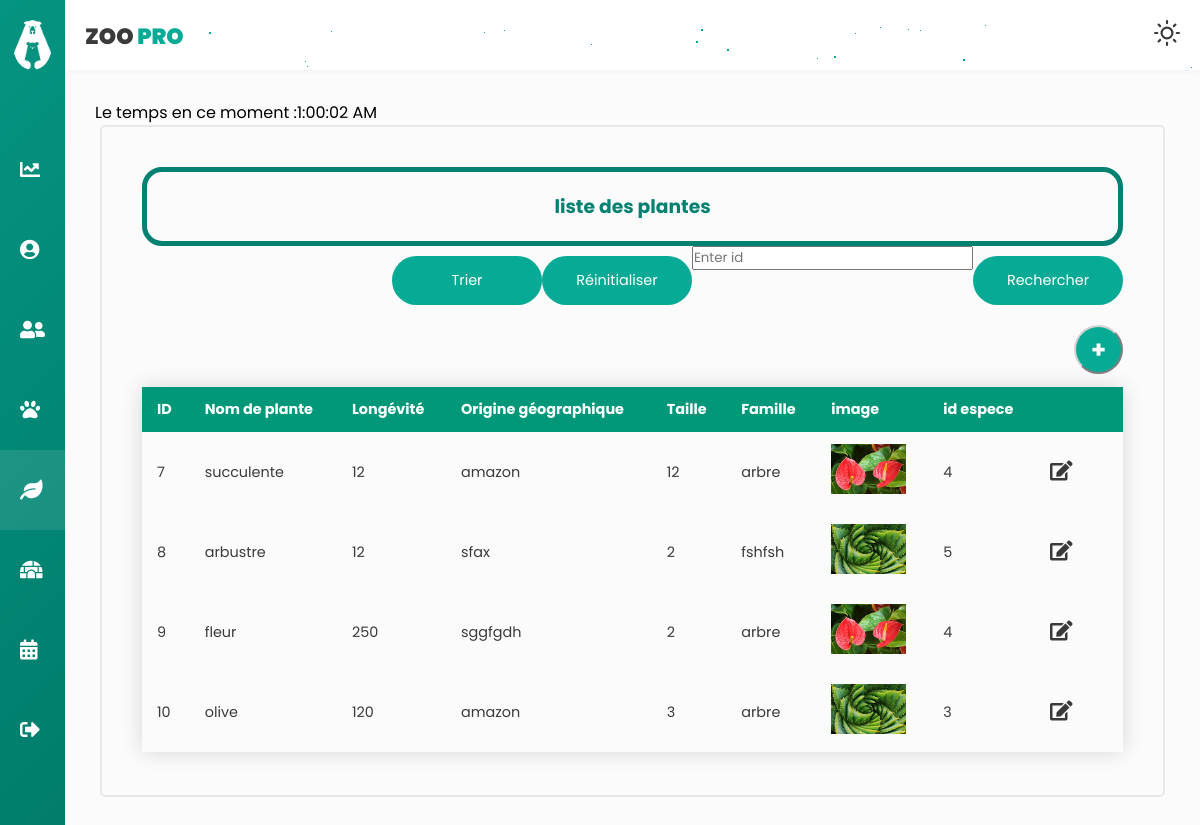
The page /planteC/afficherList (signed in) on the database as committed earlier.
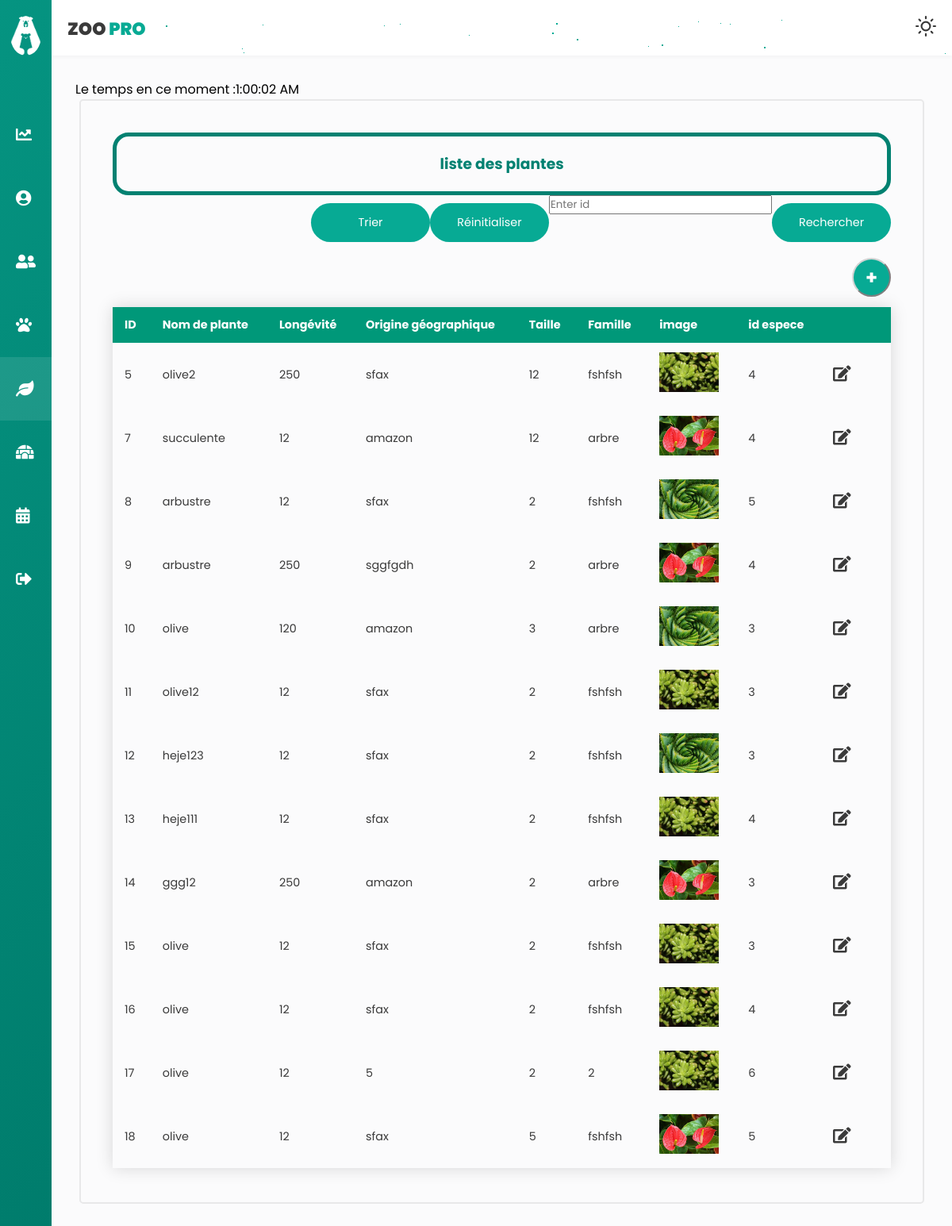
The same page on the database as committed later.
### tables this page shows
CREATE TABLE `plante` (
  `idP` int(11) NOT NULL,
  `nomP` varchar(255) NOT NULL,
  `longevite` int(255) NOT NULL,
  `origine` varchar(255) NOT NULL,
  `taille` float NOT NULL,
  `famille` varchar(255) NOT NULL,
  `image` varchar(500) NOT NULL,
  `idespece` int(11) DEFAULT NULL
);

### app/libraries/Core.php (called while the page is built, shortened)
<?php
  class Core {
    protected $currentMethod = 'index';
    public function __construct(){
      $url = $this->getUrl();
      if(isset($url[0])){
      if(file_exists('../app/controllers/' . ucwords($url[0]). '.php')){
        unset($url[0]);
      }
    }
      $this->currentController = new $this->currentController;
      if(isset($url[1])){
        if(method_exists($this->currentController, $url[1])){
          $this->currentMethod = $url[1];
          unset($url[1]);
        }
      }
      $this->params = $url ? array_values($url) : [];
      call_user_func_array([$this->currentController, $this->currentMethod], $this->params);
    }
    public function getUrl(){
      if(isset($_GET['url'])){
        $url = rtrim($_GET['url'], '/');
        $url = filter_var($url, FILTER_SANITIZE_URL);
        $url = explode('/', $url);
        return $url;
      }
    }
  }

### app/require.php (called while the page is built, shortened)
<?php
    require_once 'libraries/Core.php';
    require_once 'libraries/Controller.php';
    require_once 'libraries/Database.php';
    $init = new Core();

### public/index.php (called while the page is built)
<?php
    require_once '../app/require.php';

### app/libraries/Database.php (called while the page is built, shortened)
<?php
    class Database {
        private $dbHost = DB_HOST;
        private $dbUser = DB_USER;
        private $dbPass = DB_PASS;
        private $dbName = DB_NAME;
        private $statement;
        private $dbHandler;
        public function __construct() {
            $conn = 'mysql:host=' . $this->dbHost . ';dbname=' . $this->dbName;
            $options = array(
                PDO::ATTR_PERSISTENT => true,
                PDO::ATTR_ERRMODE => PDO::ERRMODE_EXCEPTION
            );
            try {
                $this->dbHandler = new PDO($conn, $this->dbUser, $this->dbPass, $options);
            } catch (PDOException $e) {
                $this->error = $e->getMessage();
                echo $this->error;
            }
        }
        public function query($sql) {
            $this->statement = $this->dbHandler->prepare($sql);
        }
        public function execute() {
            return $this->statement->execute();
        }
        public function resultSet() {
            $this->execute();
            return $this->statement->fetchAll();
        }
    }

### app/models/planteM.php (called while the page is built, shortened)
<?php
class planteM
{
    private $db;
    public function __construct()
    {
        $this->db = new Database;
    }
    public function afficherplante(){
        $this->db->query('SELECT * FROM plante ');
        return $this->db->resultSet();
    }
    public function listespeceID()
    {
        $this->db->query('SELECT idE FROM `espece`');
        return $this->db->resultSet();
    }
}

### app/controllers/planteC.php (the view, shortened to what this page needs)
<?php
class planteC extends Controller
{
    public function __construct()
    {
        $this->planteModel = $this->model('planteM');
    }
    public function afficherList($error = '')
    {
        $tab = $this->planteModel->afficherplante();
        $data = [
            'tab' => '',
            'idespece' => '',
            'nombre'=> '',
            'errorAffiche' => ''
        ];
        if (isset($error)) {
            $errorTab = explode("-", $error);
            if ($errorTab[0] == 'err') {
                array_shift($errorTab);
                $data['errorAdd'] = implode(" ", $errorTab);
            }
            else if ($errorTab[0] == 'errUp') {
                array_shift($errorTab);
                $data['errorUpdate'] = implode(" ", $errorTab);
            }
            else {
                $data['errorAdd'] = '';
                $data['errorUpdate'] = '';
            }
        }
        foreach ($tab as $key => $value) {
            $data['tab'] .= '<tr class="tblRows" data='.$value[0]."-".$value[1]."-".$value[2]."-".$value[3]."-".$value[4]."-".$value[5]."-".$value[6]."-".$value[7].'>
            <td >'. $value[0] .'</td>
            <td>'. $value[1] .'</td>
            <td>'. $value[2] .'</td>
            <td>'. $value[3] .'</td>
            <td>'. $value[4] .'</td>
            <td>'. $value[5] .'</td>
            <td> <img src="../public/img/' . $value[6] . '" width = "75" height = "50"/></td>
            <td>'. $value[7] .'</td>
            <td> <i class="fas fa-edit updateButton" onclick="openFormModifier()"  >
        </tr>';
        }
        $idespece = $this->planteModel->listespeceID();
        foreach ($idespece as $key => $value)
        {
            $data['idespece'] .= '<option value="'.$value[0].'">'.$value[0].'</option>';
        }
        $this->view('plante', $data);
    }
}

### app/libraries/Controller.php (shortened to what this page needs)
<?php
    class Controller {
        public function model($model) {
            return new $model();
        }
        public function view($view, $data = []) {
            if (file_exists('../app/views/' . $view . '.php')) {
                require_once '../app/views/' . $view . '.php';
            } else {
                die("View does not exists.");
            }
        }
    }

### app/views/plante.php (shortened to what this page needs)
<!DOCTYPE html>
<html lang="en">
<head>
    <link rel="stylesheet" href="https://cdnjs.cloudflare.com/ajax/libs/font-awesome/5.12.0-2/css/all.min.css" />
    <link rel="stylesheet" href="<?php echo URLROOT ?>/public/css/style.css" />
    <link rel="stylesheet" href="<?php echo URLROOT ?>/public/css/plante.css" />
</head>
<body>
    <div class="wrapper collapse">
        <header>
            <div id="stars2"></div>
            <div id="stars3"></div>
            <div class="left_area">
                <h3>Zoo <span>Pro</span></h3>
            </div>
            <div class="right_area">
                <a href="#" id="themeButton">
                </a>
            </div>
        </header>
        <div class="sidebar">
            <div class="sidebar-menu">
                <li class="logo">
                    <img src="<?php echo URLROOT ?>/public/img/logo.png" alt="logo" />
                </li>
                <li class="item">
                    <a href="<?php echo URLROOT ?>/pages/dashboard" class="menu-btn">
                        <i class="fas fa-chart-line"></i><span> Dashboard</span>
                    </a>
                </li>
                <li class="item">
                    <a href="<?php echo URLROOT ?>/pages/usersV" class="menu-btn">
                        <i class="fas fa-user-circle"></i><span> Profile</span>
                    </a>
                </li>
                <li class="item ">
                    <a href="<?php echo URLROOT ?>/pages/regime" class="menu-btn">
                        <i class="fas fa-user-friends"></i><span>Employés</span>
                    </a>
                </li>
                <li class="item" id="profile">
                    <a href="#" class="menu-btn profilebtn">
                        <i class="fas fa-paw"></i><span> Animaux<i class="fas fa-chevron-down drop-down"></i></span>
                    </a>
                </li>
                <li class="item active " id="messages">
                    <a href="#" class="menu-btn">
                        <i class="fas fa-leaf"></i><span>Végetation<i class="fas fa-chevron-down drop-down"></i></span>
                    </a>
                </li>
                <li class="item" id="settings">
                    <a href="#" class="menu-btn">
                        <i class="fas fa-igloo"></i><span>Enclos<i class="fas fa-chevron-down drop-down"></i></span>
                    </a>
                </li>
                <li class="item" id="event">
                    <a href="#" class="menu-btn">
                        <i class="fas fa-calendar-alt"></i><span> Evénements<i class="fas fa-chevron-down drop-down"></i></span>
                    </a>
                </li>
                <li class="item">
                    <a href="<?php echo URLROOT; ?>/users/logout" class="menu-btn">
                        <i class="fas fa-sign-out-alt"></i><span> Logout</span>
                    </a>
                </li>
            </div>
        </div>
        <div class="main-container">
<p  >Le temps en ce moment :   </p>
<p id="demo"></p>
            <div class="card">
                <div class="firstRow" id="firstRow">
                    <h3 id="titreTab">liste des plantes </h3>
                </div>
                <form class="content" action="<?php echo URLROOT; ?>/planteC/getplante" method="POST">
                 <input class="btn" type="submit" value="Rechercher" name="search_plante" style="float: right;" />
                 <input type="text" placeholder="Enter id" name="idP" autocomplete="off" style="float: right;" class="input-fieldSearch" />
                 </form>
                <form class="content" action="<?php echo URLROOT; ?>/planteC/afficherList" method="POST">
                 <input class="btn" type="submit" value="Réinitialiser" name="reset_plante" style="float: right;" />
                 </form>
                <form class="content" action="<?php echo URLROOT; ?>/planteC/sortplante" method="POST">
                 <input class="btn" type="submit" value="Trier" name="sort_plante" style="float: right;" />
                 </form>
                <button class="AddbuttonStyle" id="addButtonToList" onclick="openFormAjouter()">+</button>
                <table class="styled-table" id="tableplante">
                    <thead>
                        <tr>
                            <th>ID</th>
                            <th>Nom de plante </th>
                            <th>Longévité</th>
                            <th>Origine géographique</th>
                            <th>Taille</th>
                            <th>Famille</th>
                            <th>image</th>
                            <th>id espece</th>
                            <th></th>
                            <th></th>
                        </tr>
                    </thead>
                    <?php if (isset($data['tab'])) {
                        echo $data['tab'];
                    } ?>
                </table>
            </div>
        </div>
    </div>
</body>

### public/css/plante.css (style rules this page uses)
#titreTab { -webkit-animation-duration: 8s; animation-duration: 8s; -webkit-animation-name: slidein; animation-name: slidein; -webkit-animation-iteration-count: infinite; animation-iteration-count: infinite; }
.card { color: var(--tc); margin-bottom: 10px; border-radius: 5px; border: solid 2px #e8e8e9; padding: 40px; width: 100%; margin-left: 5px; margin-right: 5px; }
.AddbuttonStyle { width: 5%; background-color: var(--accent); outline: none; height: 49px; border-color: lightgray; border-radius: 49px; color: #fff; margin: 10px 0; font-weight: bold; font-size: 1.5rem; cursor: pointer; -webkit-transition: 0.5s; transition: 0.5s; margin-left: 95%; }
.main-container { display: -webkit-box; display: -ms-flexbox; display: flex; -ms-flex-wrap: wrap; flex-wrap: wrap; }
.firstRow { border: solid 1px #018171; border-radius: 20px; border-width: thick; color: #018171; text-align: center; padding: 20px; }
.styled-table { border-collapse: collapse; margin: 3px 0; font-size: 0.9em; font-family: sans-serif; width: 100%; -webkit-box-shadow: 0 0 20px rgba(0, 0, 0, 0.15); box-shadow: 0 0 20px rgba(0, 0, 0, 0.15); }
.styled-table thead tr { background-color: #009879; color: #ffffff; text-align: left; }
.styled-table th, .styled-table td { padding: 12px 15px; }
#addButtonToList { margin-left: 95%; }
.updateButton { cursor: pointer; font-size: 20px; font-weight: bold; }

Rows that differ between the two databases and show on the page:
added plante: idP "5", nomP "olive2", longevite "250", origine "sfax", taille "12", famille "fshfsh", image (picture), idespece "4"
changed plante "sggfgdh": nomP "fleur" → "arbustre"
added plante: idP "11", nomP "olive12", longevite "12", origine "sfax", taille "2", famille "fshfsh", image (picture), idespece "3"
added plante: idP "12", nomP "heje123", longevite "12", origine "sfax", taille "2", famille "fshfsh", image (picture), idespece "3"
added plante: idP "13", nomP "heje111", longevite "12", origine "sfax", taille "2", famille "fshfsh", image (picture), idespece "4"
added plante: idP "14", nomP "ggg12", longevite "250", origine "amazon", taille "2", famille "arbre", image (picture), idespece "3"
added plante: idP "15", nomP "olive", longevite "12", origine "sfax", taille "2", famille "fshfsh", image (picture), idespece "3"
added plante: idP "16", nomP "olive", longevite "12", origine "sfax", taille "2", famille "fshfsh", image (picture), idespece "4"
added plante: idP "17", nomP "olive", longevite "12", origine "5", taille "2", famille "2", image (picture), idespece "6"
added plante: idP "18", nomP "olive", longevite "12", origine "sfax", taille "5", famille "fshfsh", image (picture), idespece "5"
